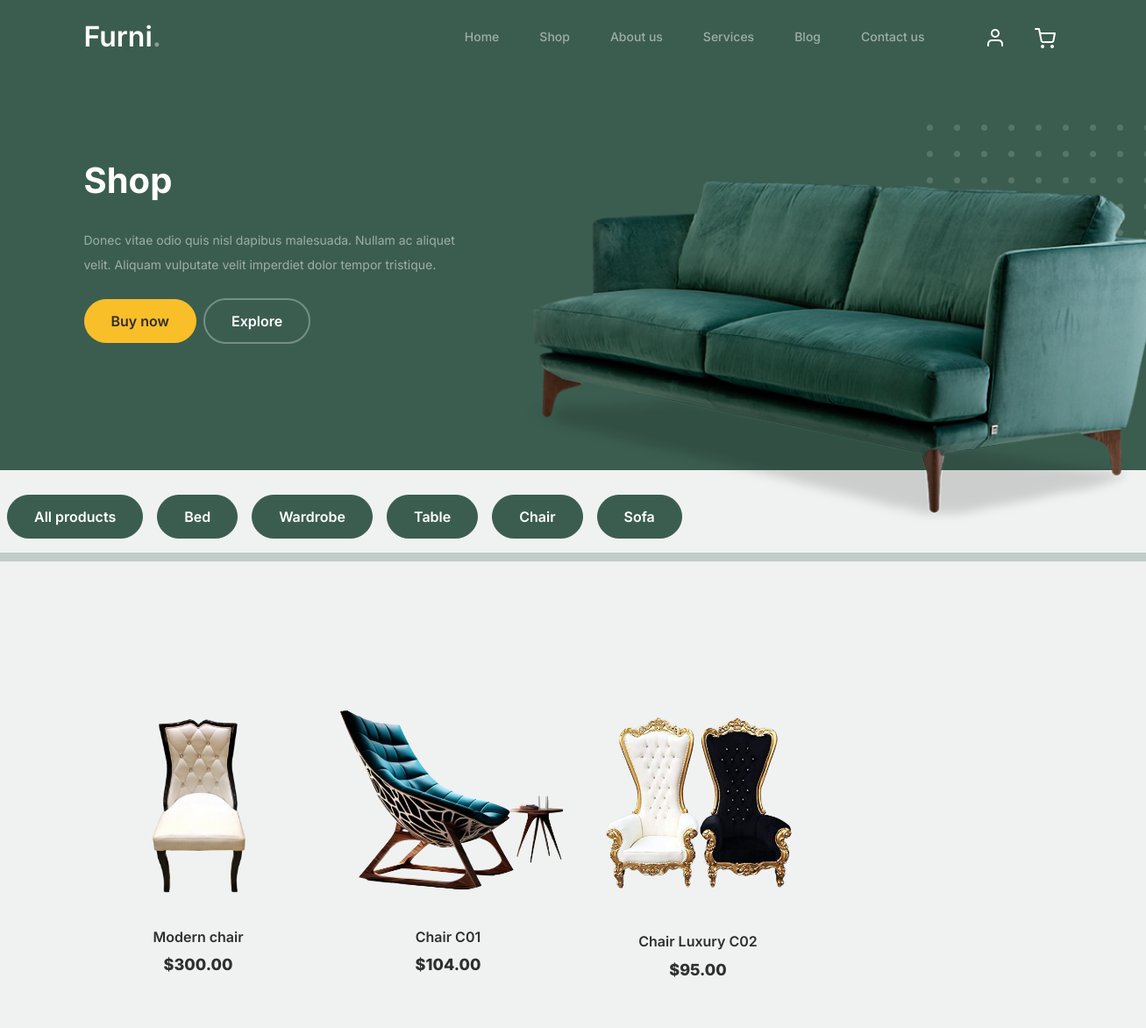
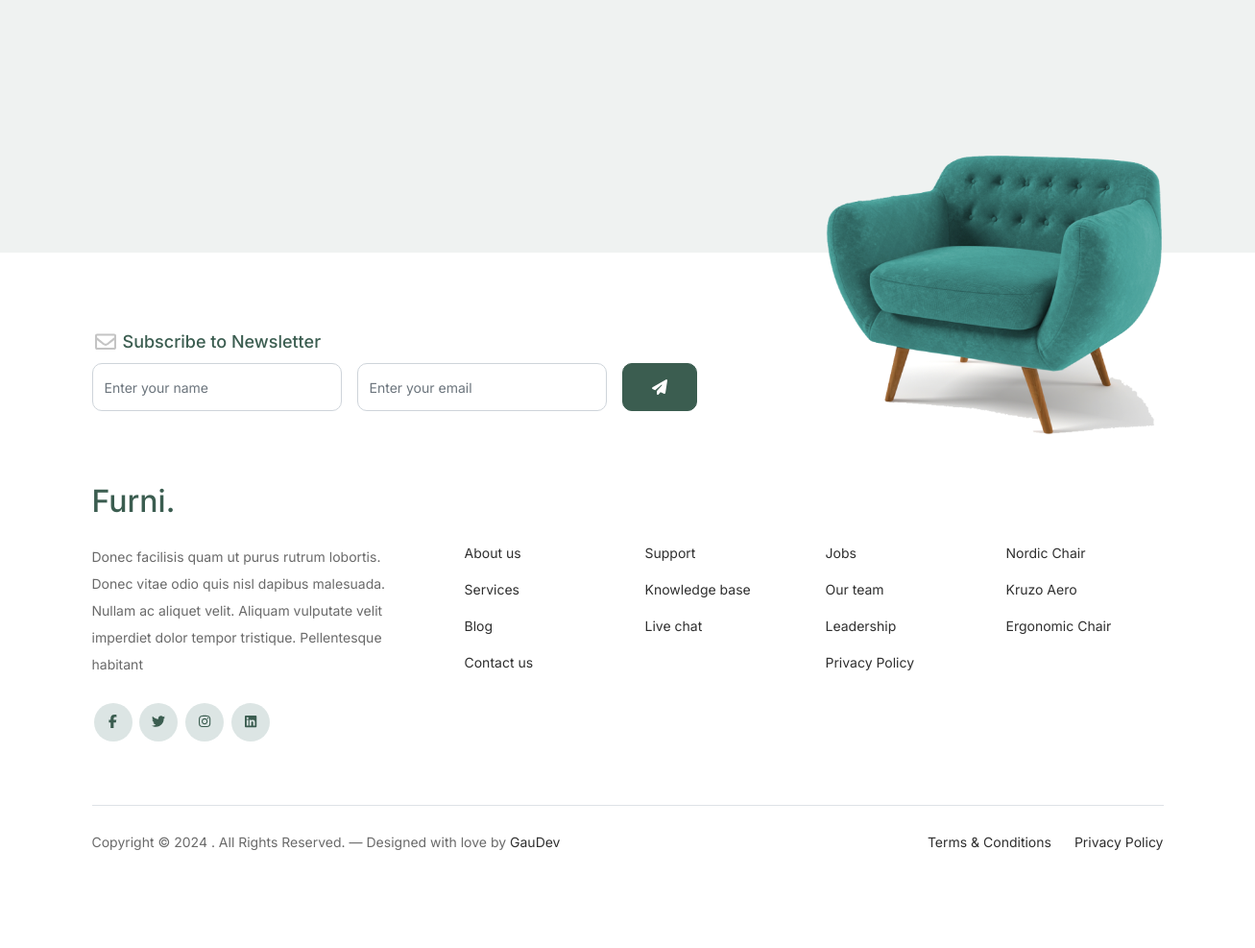
The app's page /category/Chair/ with its own data (2 pictures, top to bottom).
### store/models.py (models this page shows, shortened)
class Product(models.Model):
    name = models.CharField(max_length=100)
    description = models.CharField(max_length=250, default='', blank=True)
    price = models.DecimalField(default=0,max_digits=9, decimal_places=2)
    category = models.ForeignKey(Category, on_delete=models.CASCADE, default=1)
    image = models.ImageField(upload_to='uploads/product/')
    is_sale = models.BooleanField(default=False)
    sale_price = models.DecimalField(default=0, decimal_places=2, max_digits=6)

### store/views.py (the view)
# urls.py: path('category/<str:foo>/', views.category, name="category"),
def category(request, foo):
    foo = foo.replace('-', '')
    try:
        category = Category.objects.get(name=foo)
        products = Product.objects.filter(category=category)
        return render(request, 'shop.html', {'products': products, 'category': category})
    except Category.DoesNotExist:
        messages.error(request, "Category not found.")
        return redirect('shop')

### cart/context_processors.py (called while the page is built)
def cart(request):
    return {'cart': Cart(request)}

### store/templates/shop.html (shortened to what this page needs)
{% extends "base.html" %} {% load static %}
  {% block content %}
  <div class="hero">
    <div class="container">
      <div class="row justify-content-between">
        <div class="col-lg-5">
          <div class="intro-excerpt">
            <h1>Shop</h1>
            <p class="mb-4">Donec vitae odio quis nisl dapibus malesuada. Nullam ac aliquet velit. Aliquam vulputate velit imperdiet dolor tempor tristique.</p>
            <p><a href="" class="btn btn-secondary me-2">Buy now</a><a href="#" class="btn btn-white-outline">Explore</a></p>
          </div>
        </div>
        <div class="col-lg-7">
          <div class="hero-img-wrap">
            <img src="{% static 'images/couch.png' %}" class="img-fluid" />
          </div>
        </div>
      </div>
    </div>
  </div>
  <br />
  <div class="row">
    <div class="d-flex">
      <a href="{% url 'shop' %}" class="col-auto mx-2"><button class="btn btn-primary" data-filter="bed">All products</button></a>
      <a href="{% url 'category' 'Bed' %}" class="col-auto mx-2"><button class="btn btn-primary" data-filter="bed">Bed</button></a>
      <a href="{% url 'category' 'Wardrobe' %}" class="col-auto mx-2"><button class="btn btn-primary" data-filter="wardrobe">Wardrobe</button></a>
      <a href="{% url 'category' 'Table' %}" class="col-auto mx-2"><button class="btn btn-primary" data-filter="table">Table</button></a>
      <a href="{% url 'category' 'Chair' %}" class="col-auto mx-2"><button class="btn btn-primary" data-filter="chair">Chair</button></a>
      <a href="{% url 'category' 'Sofa' %}" class="col-auto mx-2"><button class="btn btn-primary" data-filter="sofa">Sofa</button></a>
    </div>
  </div>
  <div class="untree_co-section product-section before-footer-section">
    <div class="container">
      <div class="row" id="product-list">
        {% for product in products %} {% if product.is_sale %}
        <div class="col-12 col-md-4 col-lg-3 mb-5 product-item">
          <a class="product-link" href="{% url 'detail' product.id %}">
            <span class="wdp-ribbon wdp-ribbon-two">Sale</span>
            <img src="{{ product.image.url }}" class="img-fluid product-thumbnail" />
            <h3 class="product-title">{{ product.name }}</h3>
            <strike class="product-price">${{product.price}}</strike> <br />
            <strong class="product-price">${{product.sale_price}}</strong>
            <span class="icon-cross">
              <img src="{% static 'images/cross.svg' %}" class="img-fluid" />
            </span>
          </a>
        </div>
        {% else %}
        <div class="col-12 col-md-4 col-lg-3 mb-5 product-item">
          <a class="product-link" href="{% url 'detail' product.id %}">
            <img src="{{ product.image.url }}" class="img-fluid product-thumbnail" />
            <h3 class="product-title">{{ product.name }}</h3>
            <strong class="product-price">${{product.price}}</strong>
          </a>
        </div>
        {% endif %} {% endfor %}
      </div>
    </div>
  </div>
  {% endblock %}

### static/css/style.css (style rules this page uses)
body { overflow-x: hidden; position: relative; }
html { scroll-behavior: smooth; }
body { font-family: "Inter", sans-serif; font-weight: 400; line-height: 28px; color: #6a6a6a; font-size: 14px; background-color: #eff2f1; }
a { text-decoration: none; -webkit-transition: 0.3s all ease; -o-transition: 0.3s all ease; transition: 0.3s all ease; color: #2f2f2f; text-decoration: underline; }
.hero { background: #3b5d50; padding: calc(4rem - 30px) 0 0rem 0; }
@media (min-width: 768px) { .hero { padding: calc(4rem - 30px) 0 4rem 0; } }
@media (min-width: 992px) { .hero { padding: calc(8rem - 30px) 0 8rem 0; } }
.hero .intro-excerpt { position: relative; z-index: 4; }
@media (min-width: 992px) { .hero .intro-excerpt { max-width: 450px; } }
.hero h1 { font-weight: 700; color: #ffffff; margin-bottom: 30px; }
.hero p { color: rgba(255, 255, 255, 0.5); margin-botom: 30px; }
.hero .hero-img-wrap { position: relative; }
.hero .hero-img-wrap img { position: relative; top: 0px; right: 0px; z-index: 2; max-width: 780px; left: -20px; }
@media (min-width: 768px) { .hero .hero-img-wrap img { right: 0px; left: -100px; } }
@media (min-width: 992px) { .hero .hero-img-wrap img { left: 0px; top: -80px; position: absolute; right: -50px; } }
@media (min-width: 1200px) { .hero .hero-img-wrap img { left: 0px; top: -80px; right: -100px; } }
.hero .hero-img-wrap:after { content: ""; position: absolute; width: 255px; height: 217px; background-image: url("../images/dots-light.svg"); background-size: contain; background-repeat: no-repeat; right: -100px; top: -0px; }
@media (min-width: 1200px) { .hero .hero-img-wrap:after { top: -40px; } }
.btn { font-weight: 600; padding: 12px 30px; border-radius: 30px; color: #ffffff; background: #2f2f2f; border-color: #2f2f2f; }
.btn.btn-primary { background: #3b5d50; border-color: #3b5d50; }
.btn.btn-secondary { color: #2f2f2f; background: #f9bf29; border-color: #f9bf29; }
.btn.btn-white-outline { background: transparent; border-width: 2px; border-color: rgba(255, 255, 255, 0.3); }
.product-section { padding: 7rem 0; }
.product-section .product-item { text-align: center; text-decoration: none; display: block; position: relative; padding-bottom: 50px; cursor: pointer; }
.product-section .product-item .product-thumbnail { margin-bottom: 30px; position: relative; top: 0; -webkit-transition: 0.3s all ease; -o-transition: 0.3s all ease; transition: 0.3s all ease; }
.product-section .product-item h3 { font-weight: 600; font-size: 16px; }
.product-section .product-item strong { font-weight: 800 !important; font-size: 18px !important; }
.product-section .product-item h3, .product-section .product-item strong { color: #2f2f2f; text-decoration: none; }
.product-section .product-item:before { bottom: 0; left: 0; right: 0; position: absolute; content: ""; background: #dce5e4; height: 0%; z-index: -1; border-radius: 10px; -webkit-transition: 0.3s all ease; -o-transition: 0.3s all ease; transition: 0.3s all ease; }
.before-footer-section { padding: 7rem 0 12rem 0 !important; }
.untree_co-section { padding: 7rem 0; }

### store/templates/base.html (style rules this page uses)
html { scroll-behavior: smooth; }
.product-link { text-decoration: none; }

### records on screen
Product: image (picture), name "Modern chair", price "300.00"
Product: image (picture), name "Chair C01", price "104.00"
Product: image (picture), name "Chair Luxury C02", price "95.00"
